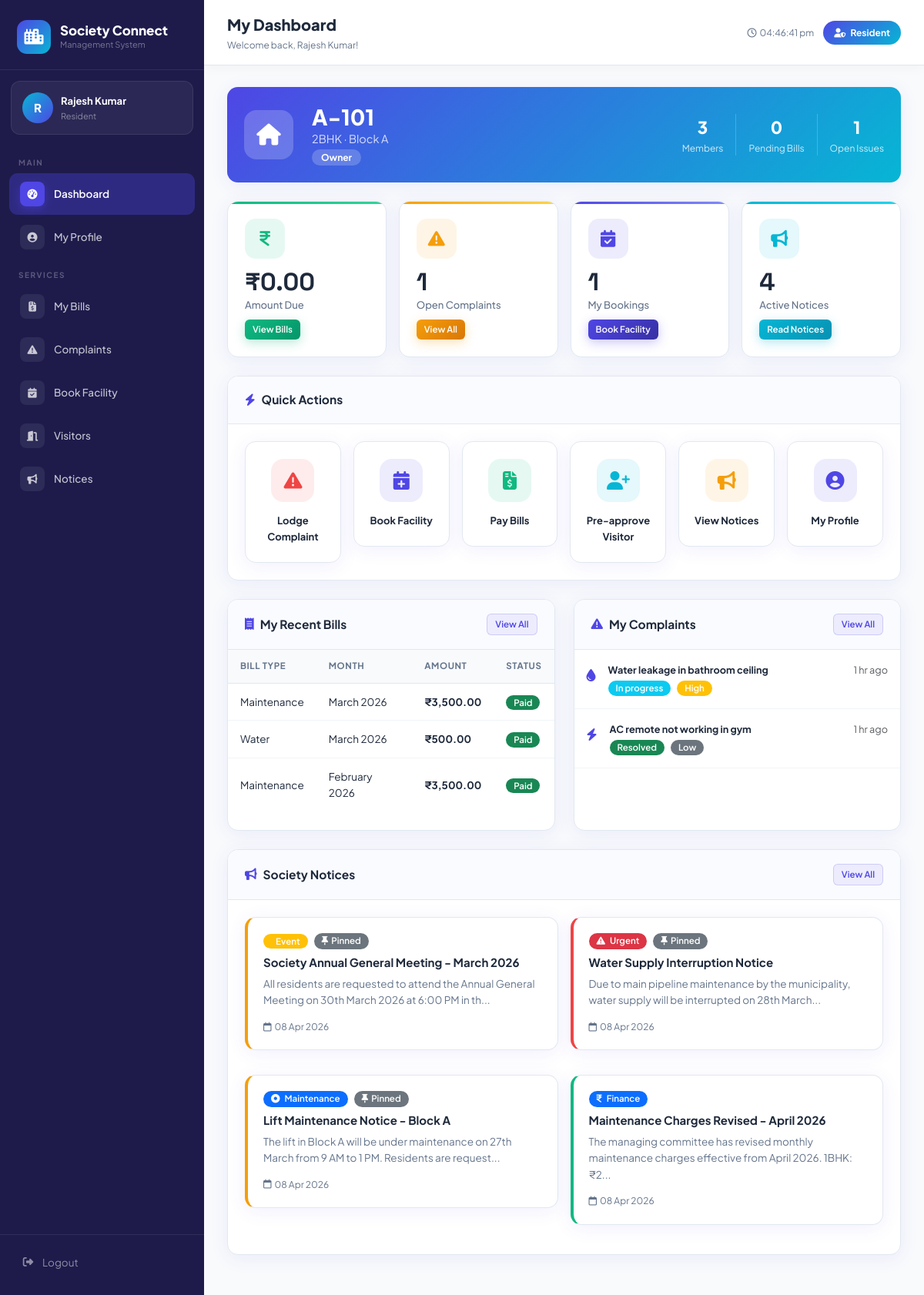
Screenshot of /user/index.php (signed in) with the database file from the repository.
### tables this page shows
CREATE TABLE `residents` (
  `id`            INT          UNSIGNED AUTO_INCREMENT PRIMARY KEY,
  `user_id`       INT          UNSIGNED NOT NULL,
  `flat_id`       INT          UNSIGNED NOT NULL,
  `resident_type` ENUM('owner','tenant') DEFAULT 'owner',
  `members_count` TINYINT      DEFAULT 1,
  `vehicles`      VARCHAR(200) DEFAULT NULL,
  `move_in_date`  DATE         DEFAULT NULL,
  `emergency_contact` VARCHAR(20) DEFAULT NULL,
  `created_at`    TIMESTAMP    DEFAULT CURRENT_TIMESTAMP,
  FOREIGN KEY (`user_id`) REFERENCES `users`(`id`) ON DELETE CASCADE,
  FOREIGN KEY (`flat_id`) REFERENCES `flats`(`id`) ON DELETE CASCADE
);

CREATE TABLE `flats` (
  `id`          INT          UNSIGNED AUTO_INCREMENT PRIMARY KEY,
  `flat_no`     VARCHAR(20)  NOT NULL,
  `block`       VARCHAR(10)  NOT NULL,
  `floor`       TINYINT      NOT NULL DEFAULT 0,
  `type`        ENUM('1BHK','2BHK','3BHK','4BHK','Penthouse') DEFAULT '2BHK',
  `area_sqft`   INT          DEFAULT 0,
  `status`      ENUM('occupied','vacant','under_maintenance') DEFAULT 'vacant',
  `created_at`  TIMESTAMP    DEFAULT CURRENT_TIMESTAMP
);

CREATE TABLE `billing` (
  `id`          INT          UNSIGNED AUTO_INCREMENT PRIMARY KEY,
  `flat_id`     INT          UNSIGNED NOT NULL,
  `resident_id` INT          UNSIGNED DEFAULT NULL,
  `bill_type`   VARCHAR(100) DEFAULT 'Maintenance',
  `month`       TINYINT      NOT NULL,
  `year`        SMALLINT     NOT NULL,
  `amount`      DECIMAL(10,2) NOT NULL DEFAULT 0.00,
  `penalty`     DECIMAL(10,2) DEFAULT 0.00,
  `due_date`    DATE         DEFAULT NULL,
  `paid_date`   DATE         DEFAULT NULL,
  `status`      ENUM('pending','paid','overdue','waived') DEFAULT 'pending',
  `payment_mode` VARCHAR(50) DEFAULT NULL,
  `transaction_id` VARCHAR(100) DEFAULT NULL,
  `notes`       TEXT         DEFAULT NULL,
  `created_at`  TIMESTAMP    DEFAULT CURRENT_TIMESTAMP,
  FOREIGN KEY (`flat_id`) REFERENCES `flats`(`id`) ON DELETE CASCADE,
  FOREIGN KEY (`resident_id`) REFERENCES `residents`(`id`) ON DELETE SET NULL
);

CREATE TABLE `complaints` (
  `id`           INT          UNSIGNED AUTO_INCREMENT PRIMARY KEY,
  `resident_id`  INT          UNSIGNED NOT NULL,
  `flat_id`      INT          UNSIGNED NOT NULL,
  `title`        VARCHAR(200) NOT NULL,
  `description`  TEXT         NOT NULL,
  `category`     ENUM('electrical','plumbing','civil','housekeeping','security','lift','common_area','other') DEFAULT 'other',
  `priority`     ENUM('low','medium','high','critical') DEFAULT 'medium',
  `status`       ENUM('open','assigned','in_progress','resolved','closed') DEFAULT 'open',
  `assigned_to`  INT          UNSIGNED DEFAULT NULL,
  `resolved_at`  DATETIME     DEFAULT NULL,
  `remarks`      TEXT         DEFAULT NULL,
  `created_at`   TIMESTAMP    DEFAULT CURRENT_TIMESTAMP,
  `updated_at`   TIMESTAMP    DEFAULT CURRENT_TIMESTAMP ON UPDATE CURRENT_TIMESTAMP,
  FOREIGN KEY (`resident_id`) REFERENCES `residents`(`id`) ON DELETE CASCADE,
  FOREIGN KEY (`flat_id`)     REFERENCES `flats`(`id`)     ON DELETE CASCADE,
  FOREIGN KEY (`assigned_to`) REFERENCES `staff`(`id`)     ON DELETE SET NULL
);

CREATE TABLE `notices` (
  `id`          INT          UNSIGNED AUTO_INCREMENT PRIMARY KEY,
  `title`       VARCHAR(200) NOT NULL,
  `content`     TEXT         NOT NULL,
  `category`    ENUM('general','urgent','maintenance','event','finance','security') DEFAULT 'general',
  `posted_by`   INT          UNSIGNED NOT NULL,
  `file_name`   VARCHAR(255) DEFAULT NULL,
  `is_pinned`   TINYINT(1)   DEFAULT 0,
  `is_active`   TINYINT(1)   DEFAULT 1,
  `views`       INT          DEFAULT 0,
  `expiry_date` DATE         DEFAULT NULL,
  `created_at`  TIMESTAMP    DEFAULT CURRENT_TIMESTAMP,
  FOREIGN KEY (`posted_by`) REFERENCES `users`(`id`) ON DELETE CASCADE
);

### user/index.php (the view, shortened to what the rows shown need)
<?php
require_once '../config/db.php';
$db   = getDB();
$user = currentUser();
$resStmt = $db->prepare("SELECT r.*, f.flat_no, f.type as flat_type, f.block
                          FROM residents r JOIN flats f ON r.flat_id=f.id
                          WHERE r.user_id=? LIMIT 1");
$resStmt->execute([$user['id']]);
$resident = $resStmt->fetch();
$resId  = $resident['id'];
$flatId = $resident['flat_id'];
$recentBills = $db->prepare("SELECT * FROM billing WHERE flat_id=? ORDER BY year DESC, month DESC LIMIT 4");
$recentBills->execute([$flatId]);
$recentBills = $recentBills->fetchAll();
$recentComplaints = $db->prepare("SELECT * FROM complaints WHERE resident_id=? ORDER BY created_at DESC LIMIT 4");
$recentComplaints->execute([$resId]);
$recentComplaints = $recentComplaints->fetchAll();
$notices = $db->query("SELECT n.*, u.name as posted_by_name FROM notices n JOIN users u ON n.posted_by=u.id
                       WHERE n.is_active=1 ORDER BY n.is_pinned DESC, n.created_at DESC LIMIT 4")->fetchAll();
require_once '../includes/header.php';
?>
<div class="sc-card mb-4" style="background:linear-gradient(135deg,#4F46E5,#06B6D4);border:none;">
    <div class="sc-card-body">
        <div class="d-flex align-items-center justify-content-between flex-wrap gap-3">
            <div class="d-flex align-items-center gap-4">
                <div>
                    <h3 style="color:white;font-weight:800;margin:0;"><?= e($resident['flat_no']) ?></h3>
                    <p style="color:rgba(255,255,255,0.8);margin:0;"><?= e($resident['flat_type']) ?> · Block <?= e($resident['block']) ?></p>
                    <span style="background:rgba(255,255,255,0.2);color:white;padding:3px 12px;border-radius:20px;font-size:12px;font-weight:700;">
                        <?= ucfirst($resident['resident_type']) ?>
                    </span>
                </div>
            </div>
            <div class="d-flex gap-3 flex-wrap">
                <div style="text-align:center;color:white;">
                    <div style="font-size:22px;font-weight:800;"><?= $resident['members_count'] ?></div>
                    <div style="font-size:12px;opacity:0.8;">Members</div>
                </div>
            </div>
        </div>
    </div>
</div>
<div class="row g-4">
    <div class="col-lg-6">
        <div class="sc-card h-100">
            <div class="table-responsive">
                <?php if (empty($recentBills)): ?>
                <div class="empty-state py-4"><p>No bills found.</p></div>
                <?php else: ?>
                <table class="table-sc">
                    <thead><tr><th>Bill Type</th><th>Month</th><th>Amount</th><th>Status</th></tr></thead>
                    <tbody>
                    <?php foreach ($recentBills as $b): ?>
                    <tr>
                        <td><?= e($b['bill_type']) ?></td>
                        <td><?= monthName($b['month']) ?> <?= $b['year'] ?></td>
                        <td class="fw-700"><?= formatCurrency($b['amount']) ?></td>
                        <td><?= statusBadge($b['status']) ?></td>
                    </tr>
                    <?php endforeach; ?>
                    </tbody>
                </table>
                <?php endif; ?>
            </div>
        </div>
    </div>
    <div class="col-lg-6">
        <div class="sc-card h-100">
            <div class="sc-card-body p-0">
                <?php if (empty($recentComplaints)): ?>
                <div class="empty-state py-4"><p>No complaints lodged.</p></div>
                <?php else: ?>
                <?php foreach ($recentComplaints as $c): ?>
                <div class="d-flex align-items-start gap-3 p-3 border-bottom" style="border-color:#F1F5F9!important;">
                    <div class="mt-1" style="color:var(--primary);font-size:16px;">
                        <i class="fa-solid fa-<?= categoryIcon($c['category']) ?>"></i>
                    </div>
                    <div class="flex-grow-1">
                        <div class="fw-700 small"><?= e($c['title']) ?></div>
                        <div class="d-flex gap-2 mt-1">
                            <?= statusBadge($c['status']) ?>
                            <?= statusBadge($c['priority']) ?>
                        </div>
                    </div>
                    <small class="text-muted"><?= timeAgo($c['created_at']) ?></small>
                </div>
                <?php endforeach; ?>
                <?php endif; ?>
            </div>
        </div>
    </div>
</div>
<?php if (!empty($notices)): ?>
<div class="sc-card mt-4">
    <div class="sc-card-body">
        <div class="row g-3">
        <?php foreach ($notices as $n): ?>
        <div class="col-md-6">
            <div class="notice-card <?= e($n['category']) ?>">
                <div class="d-flex align-items-center gap-2 mb-2">
                    <span class="badge bg-<?= $n['category']==='urgent'?'danger':($n['category']==='event'?'warning':'primary') ?>">
                        <i class="fa-solid fa-<?= categoryIcon($n['category']) ?> me-1"></i>
                        <?= ucfirst($n['category']) ?>
                    </span>
                    <?php if ($n['is_pinned']): ?><span class="badge bg-secondary"><i class="fa-solid fa-thumbtack me-1"></i>Pinned</span><?php endif; ?>
                </div>
                <h5><?= e($n['title']) ?></h5>
                <p><?= e(substr($n['content'],0,100)) ?>...</p>
                <div class="notice-meta">
                    <span><i class="fa-regular fa-calendar"></i><?= date('d M Y', strtotime($n['created_at'])) ?></span>
                </div>
            </div>
        </div>
        <?php endforeach; ?>
        </div>
    </div>
</div>
<?php endif; ?>
<?php require_once '../includes/footer.php'; ?>

### config/db.php (shortened to what the rows shown need)
<?php
function e(mixed $val): string {
    return htmlspecialchars((string)$val, ENT_QUOTES, 'UTF-8');
}
function monthName(int $m): string {
    return date('F', mktime(0, 0, 0, $m, 1));
}
function statusBadge(string $status, string $type = 'general'): string {
    $map = [
        'paid'        => 'success',
        'pending'     => 'warning',
        'overdue'     => 'danger',
        'waived'      => 'secondary',
        'open'        => 'danger',
        'assigned'    => 'warning',
        'in_progress' => 'info',
        'resolved'    => 'success',
        'closed'      => 'secondary',
        'approved'    => 'success',
        'rejected'    => 'danger',
        'cancelled'   => 'secondary',
        'completed'   => 'primary',
        'inside'      => 'success',
        'exited'      => 'secondary',
        'pre_approved'=> 'info',
        'active'      => 'success',
        'inactive'    => 'secondary',
        'available'   => 'success',
        'maintenance' => 'warning',
        'closed'      => 'danger',
        'occupied'    => 'primary',
        'vacant'      => 'success',
        'under_maintenance' => 'warning',
        'low'         => 'secondary',
        'medium'      => 'info',
        'high'        => 'warning',
        'critical'    => 'danger',
    ];
    $cls   = $map[$status] ?? 'secondary';
    $label = ucfirst(str_replace('_', ' ', $status));
    return "<span class=\"badge bg-{$cls}\">{$label}</span>";
}
function categoryIcon(string $cat): string {
    $icons = [
        'electrical'  => 'bolt',
        'plumbing'    => 'droplet',
        'civil'       => 'hammer',
        'housekeeping'=> 'broom',
        'security'    => 'shield-halved',
        'lift'        => 'elevator',
        'common_area' => 'people-group',
        'other'       => 'circle-dot',
        'general'     => 'bullhorn',
        'urgent'      => 'triangle-exclamation',
        'event'       => 'calendar-star',
        'finance'     => 'indian-rupee-sign',
    ];
    return $icons[$cat] ?? 'circle-dot';
}
function timeAgo(string $datetime): string {
    $time = strtotime($datetime);
    $diff = time() - $time;
    if ($diff < 86400)  return floor($diff / 3600)  . ' hr ago';
    return date('d M Y', $time);
}
function formatCurrency(float $amount): string {
    return '₹' . number_format($amount, 2);
}

### rows the page displays
residents: flat.flat_no "A-101", flat.type "2BHK", flat.block "A", resident_type "Owner", members_count "3"
billing: bill_type "Maintenance", month "March", year "2026", amount "₹3,500.00", status "Paid"
billing: bill_type "Water", month "March", year "2026", amount "₹500.00", status "Paid"
billing: bill_type "Maintenance", month "February", year "2026", amount "₹3,500.00", status "Paid"
complaints: title "Water leakage in bathroom ceiling", status "In progress High", created_at "1 hr ago"
complaints: title "AC remote not working in gym", status "Resolved Low", created_at "1 hr ago"
notices: category "Event", is_pinned 1 (drawn), title "Society Annual General Meeting - March 2026", content "All residents are requested to attend the Annual General Meeting on 30th March 2026 at 6:00 PM in th", created_at "08 Apr 2026"
notices: category "Urgent", is_pinned 1 (drawn), title "Water Supply Interruption Notice", content "Due to main pipeline maintenance by the municipality, water supply will be interrupted on 28th March", created_at "08 Apr 2026"
notices: category "Maintenance", is_pinned 1 (drawn), title "Lift Maintenance Notice - Block A", content "The lift in Block A will be under maintenance on 27th March from 9 AM to 1 PM. Residents are request", created_at "08 Apr 2026"
notices: category "Finance", title "Maintenance Charges Revised - April 2026", content "The managing committee has revised monthly maintenance charges effective from April 2026. 1BHK: ₹2", created_at "08 Apr 2026"

### other values shown
$userInitial "R"
$userName "Rajesh Kumar"
$userRole "Resident"
$section "MAIN"
$item['label'] "Dashboard"
$item['label'] "My Profile"
$section "SERVICES"
$item['label'] "My Bills"
$item['label'] "Complaints"
$item['label'] "Book Facility"
$item['label'] "Visitors"
$item['label'] "Notices"
$pageTitle "My Dashboard"
$pageSubtitle "Welcome back, Rajesh Kumar!"
currentUser()['role'] "Resident"
